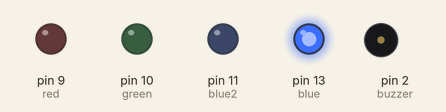
The sketch below on a simulated Arduino Uno, built with avr-gcc and run on an emulated ATmega328P. Parts: output pins drawn as LEDs (lit = HIGH), buzzer (waves = sounding, pin HIGH).

Above: at 0.1 s.
At 0.9 s:
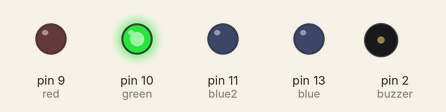
At 1.1 s:
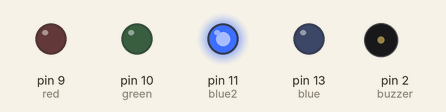
At 2.1 s:
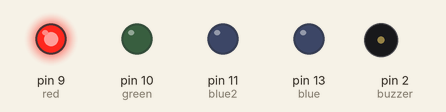
At 2.9 s:
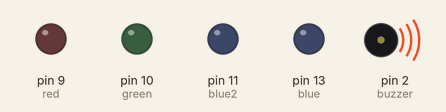
At 3.5 s:
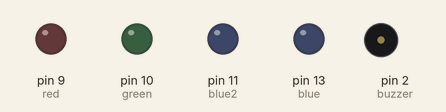
Timing chart, 0 to 3.8 s (numbered marks = the images above):
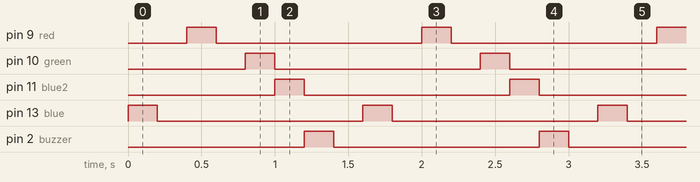

The sketch:

led_bulb.ino
```cpp
int blue=13;
int red=9;
int green=10;
int blue2=11;
int buzzer=2;
//int SWLEFT=4;
void setup() {
  // put your setup code here, to run once:
pinMode(blue, OUTPUT);
pinMode(red, OUTPUT);
pinMode(green, OUTPUT);
pinMode(blue2, OUTPUT);
pinMode(buzzer, OUTPUT);
//pinMode(SWLEFT,INPUT);
}

void loop() {
  // put your main code here, to run repeatedly:
digitalWrite(blue, HIGH);
delay(200);
digitalWrite(blue, LOW);
delay(200);
digitalWrite(red, HIGH);
delay(200);
digitalWrite(red, LOW);
delay(200);
digitalWrite(green, HIGH);
delay(200);
digitalWrite(green, LOW);
digitalWrite(blue2, HIGH);
delay(200);
digitalWrite(blue2, LOW);
digitalWrite(buzzer, HIGH);
delay(200);
digitalWrite(buzzer, LOW);
delay(200);
}
```

Measured:
- by itself, pin 9 (red), pin 10 (green), pin 11 (blue2), pin 13 (blue), pin 2 (buzzer): alternates HIGH for 0.20 s and LOW for 1.4 s
- by itself, everything shown: repeats every 1.6 s, in 8 steps
